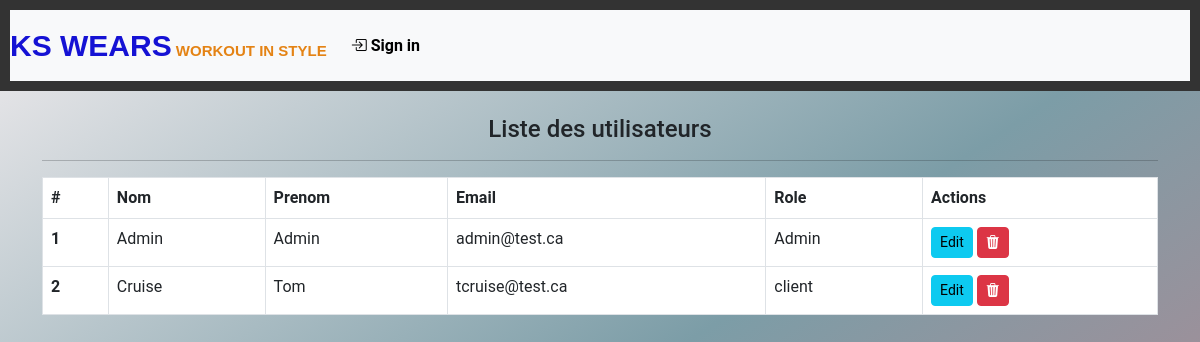
/manageUsers.php, run on the app's committed database.
### tables this page shows
CREATE TABLE Utilisateur (
    id INT PRIMARY KEY auto_increment,
    nom VARCHAR(255),
    prenom VARCHAR(255),
    email VARCHAR(255),
    mot_de_passe VARCHAR(255),
    addresse VARCHAR(255),
    postal_code VARCHAR(15),
    date_naissance DATE,
    roleU varchar(10)
);

### includes/fonctions.php (called while the page is built, shortened)
<?php
function connexionDB()
{
    $dbhost = "localhost";
    $dbuser = "root";
    $dbpassword = "";
    $dbname = "KsWear";
    $dbport = 3306;
    $conn = mysqli_connect($dbhost, $dbuser, $dbpassword, $dbname, $dbport);
    return $conn;
}
function getAllUsers()
{
    $conn = connexionDB();
    $sql = "SELECT * FROM Utilisateur;";
    $stmt = $conn->prepare($sql);
    $stmt->execute();
    $resultats = $stmt->get_result();
    $users = array();
    foreach ($resultats as $user) {
        $users[] = $user;
    }
    return $users;
}
?>

### manageUsers.php (the view)
<?php
include "./public/headers.php";
$users = getAllUsers();
?>
<main>
    <section>
        <div class="registerfrm">
            <div class="container">
                <div class="row">
                    <div class="col-md-12">
                        <center>
                            <h4>Liste des utilisateurs</h4>
                        </center>
                        <hr>
                        <table class="table table-bordered">
                            <thead>
                                <tr>
                                    <th>#</th>
                                    <th>Nom</th>
                                    <th>Prenom</th>
                                    <th>Email</th>
                                    <th>Role</th>
                                    <th>Actions</th>
                                </tr>
                            </thead>
                            <tbody>
                                <?php
                                foreach ($users as $user) {
                                    ?>
                                    <tr>
                                        <th scope="row">
                                            <?php echo $user['id']; ?>
                                        </th>
                                        <td>
                                            <?php echo $user['nom']; ?>
                                        </td>
                                        <td>
                                            <?php echo $user['prenom']; ?>
                                        </td>
                                        <td>
                                            <?php echo $user['email']; ?>
                                        </td>
                                        <td>
                                            <?php echo $user['roleU']; ?>
                                        </td>
                                        <td>
                                            <a href="editUser.php?id=<?php echo $user['id']; ?>"
                                                class="btn btn-info btn-sm">Edit</a>
                                            <a href="deleteUser.php?id=<?php echo $user['id']; ?>"
                                                class="btn btn-danger btn-sm"><i class="bi bi-trash3-fill">
                                                </i></a>
                                        </td>
                                    </tr>
                                <?php } ?>
                            </tbody>
                        </table>
                    </div>
                </div>
            </div>
        </div>
    </section>
</main>
</body>
</html>

### css/style.css (style rules this page uses)
body { margin: 0; background: linear-gradient(to right bottom, rgb(240, 236, 238), rgb(124, 157, 167), rgb(196, 128, 138)); min-height: 100vh; font-family: "Roboto", sans-serif; }
.registerfrm { margin: 2%; }

### data on the page
utilisateur: id "1", nom "Admin", prenom "Admin", email "admin@test.ca", roleU "Admin"
utilisateur: id "2", nom "Cruise", prenom "Tom", email "tcruise@test.ca", roleU "client"
